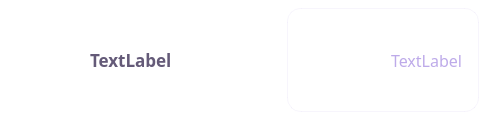
<?xml version="1.0" encoding="UTF-8"?>
<ui version="4.0">
 <class>MeItem</class>
 <widget class="QWidget" name="MeItem">
  <property name="geometry">
   <rect>
    <x>0</x>
    <y>0</y>
    <width>494</width>
    <height>120</height>
   </rect>
  </property>
  <property name="sizePolicy">
   <sizepolicy hsizetype="Preferred" vsizetype="Maximum">
    <horstretch>0</horstretch>
    <verstretch>0</verstretch>
   </sizepolicy>
  </property>
  <property name="maximumSize">
   <size>
    <width>16777215</width>
    <height>120</height>
   </size>
  </property>
  <property name="contextMenuPolicy">
   <enum>Qt::ContextMenuPolicy::DefaultContextMenu</enum>
  </property>
  <property name="windowTitle">
   <string>Form</string>
  </property>
  <property name="styleSheet">
   <string notr="true">
QWidget {
    background: transparent;
    font-family: "Microsoft YaHei";
}
   </string>
  </property>
  <layout class="QHBoxLayout" name="horizontalLayout_3">
   <property name="spacing">
    <number>15</number>
   </property>
   <property name="leftMargin">
    <number>15</number>
   </property>
   <property name="topMargin">
    <number>8</number>
   </property>
   <property name="rightMargin">
    <number>15</number>
   </property>
   <property name="bottomMargin">
    <number>8</number>
   </property>
   <item>
    <widget class="QLabel" name="label_icon">
     <property name="sizePolicy">
      <sizepolicy hsizetype="Fixed" vsizetype="Fixed">
       <horstretch>0</horstretch>
       <verstretch>0</verstretch>
      </sizepolicy>
     </property>
     <property name="minimumSize">
      <size>
       <width>50</width>
       <height>50</height>
      </size>
     </property>
     <property name="maximumSize">
      <size>
       <width>50</width>
       <height>50</height>
      </size>
     </property>
     <property name="styleSheet">
      <string notr="true">
QLabel {
    background: transparent;
    border: none;
}
      </string>
     </property>
     <property name="text">
      <string/>
     </property>
     <property name="scaledContents">
      <bool>true</bool>
     </property>
     <property name="alignment">
      <set>Qt::AlignmentFlag::AlignCenter</set>
     </property>
    </widget>
   </item>
   <item>
    <layout class="QHBoxLayout" name="horizontalLayout">
     <property name="leftMargin">
      <number>10</number>
     </property>
     <item>
      <widget class="QLabel" name="lab_key">
       <property name="font">
        <font>
         <family>Microsoft YaHei</family>
         <pointsize>13</pointsize>
         <italic>false</italic>
         <bold>true</bold>
        </font>
       </property>
       <property name="styleSheet">
        <string notr="true">
QLabel {
    font: bold 13pt "Microsoft YaHei";
    color: rgb(100, 90, 120);
    background: transparent;
    text-shadow: 0px 1px 1px rgba(0, 0, 0, 0.02);
}
        </string>
       </property>
       <property name="text">
        <string>TextLabel</string>
       </property>
      </widget>
     </item>
    </layout>
   </item>
   <item>
    <layout class="QHBoxLayout" name="horizontalLayout_2">
     <item>
      <widget class="QLabel" name="lab_val">
       <property name="font">
        <font>
         <family>Microsoft YaHei</family>
         <pointsize>12</pointsize>
         <italic>false</italic>
         <bold>false</bold>
        </font>
       </property>
       <property name="styleSheet">
        <string notr="true">
QLabel {
    font: 12pt "Microsoft YaHei";
    color: rgb(189, 170, 233);
    background: rgba(255, 255, 255, 150);
    padding: 6px 12px;
    border-radius: 14px;
    border: 1px solid rgba(189, 170, 233, 30);
    text-shadow: 0px 1px 1px rgba(0, 0, 0, 0.02);
}
        </string>
       </property>
       <property name="text">
        <string>TextLabel</string>
       </property>
       <property name="alignment">
        <set>Qt::AlignmentFlag::AlignRight|Qt::AlignmentFlag::AlignTrailing|Qt::AlignmentFlag::AlignVCenter</set>
       </property>
      </widget>
     </item>
    </layout>
   </item>
  </layout>
 </widget>
 <resources/>
 <connections/>
</ui>
